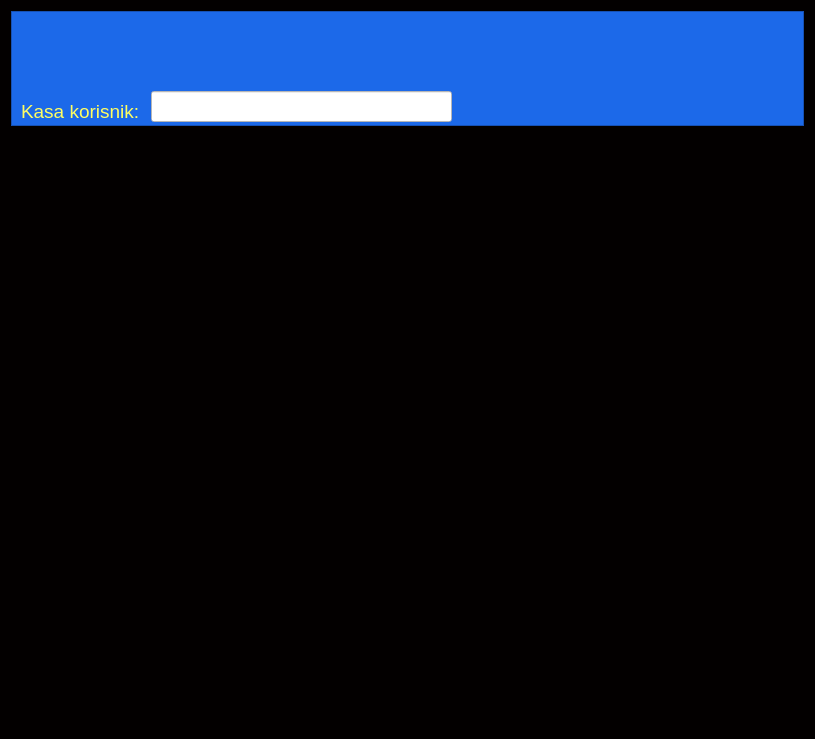
<?xml version="1.0" encoding="UTF-8"?>
<ui version="4.0">
 <class>frmloginrftag</class>
 <widget class="QDialog" name="frmloginrftag">
  <property name="geometry">
   <rect>
    <x>0</x>
    <y>0</y>
    <width>815</width>
    <height>739</height>
   </rect>
  </property>
  <property name="windowTitle">
   <string>Dialog</string>
  </property>
  <property name="styleSheet">
   <string notr="true">background-color: rgb(3, 0, 0);</string>
  </property>
  <layout class="QGridLayout" name="gridLayout">
   <item row="1" column="0" colspan="2">
    <widget class="QLabel" name="lblLogo">
     <property name="text">
      <string/>
     </property>
     <property name="scaledContents">
      <bool>true</bool>
     </property>
    </widget>
   </item>
   <item row="0" column="0" colspan="2">
    <widget class="QFrame" name="frame">
     <property name="minimumSize">
      <size>
       <width>0</width>
       <height>115</height>
      </size>
     </property>
     <property name="maximumSize">
      <size>
       <width>16777215</width>
       <height>115</height>
      </size>
     </property>
     <property name="styleSheet">
      <string notr="true">background-color: rgb(28, 105, 233);</string>
     </property>
     <property name="frameShape">
      <enum>QFrame::StyledPanel</enum>
     </property>
     <property name="frameShadow">
      <enum>QFrame::Raised</enum>
     </property>
     <widget class="QLabel" name="label1">
      <property name="geometry">
       <rect>
        <x>10</x>
        <y>90</y>
        <width>131</width>
        <height>20</height>
       </rect>
      </property>
      <property name="font">
       <font>
        <pointsize>14</pointsize>
       </font>
      </property>
      <property name="styleSheet">
       <string notr="true">color: rgb(255, 254, 98);</string>
      </property>
      <property name="text">
       <string>Kasa korisnik:</string>
      </property>
     </widget>
     <widget class="QLineEdit" name="txtKorisnik">
      <property name="geometry">
       <rect>
        <x>140</x>
        <y>80</y>
        <width>301</width>
        <height>31</height>
       </rect>
      </property>
      <property name="font">
       <font>
        <pointsize>14</pointsize>
       </font>
      </property>
      <property name="autoFillBackground">
       <bool>false</bool>
      </property>
      <property name="styleSheet">
       <string notr="true">background-color: rgb(255, 255, 255);</string>
      </property>
      <property name="frame">
       <bool>true</bool>
      </property>
     </widget>
     <widget class="QLabel" name="label">
      <property name="geometry">
       <rect>
        <x>10</x>
        <y>10</y>
        <width>260</width>
        <height>61</height>
       </rect>
      </property>
      <property name="sizePolicy">
       <sizepolicy hsizetype="Fixed" vsizetype="Fixed">
        <horstretch>0</horstretch>
        <verstretch>0</verstretch>
       </sizepolicy>
      </property>
      <property name="maximumSize">
       <size>
        <width>260</width>
        <height>90</height>
       </size>
      </property>
      <property name="text">
       <string/>
      </property>
      <property name="pixmap">
       <pixmap resource="../kasares.qrc">:/ikone/ikone/jnetlogo.png</pixmap>
      </property>
     </widget>
    </widget>
   </item>
  </layout>
 </widget>
 <resources>
  <include location="../kasares.qrc"/>
 </resources>
 <connections/>
</ui>
